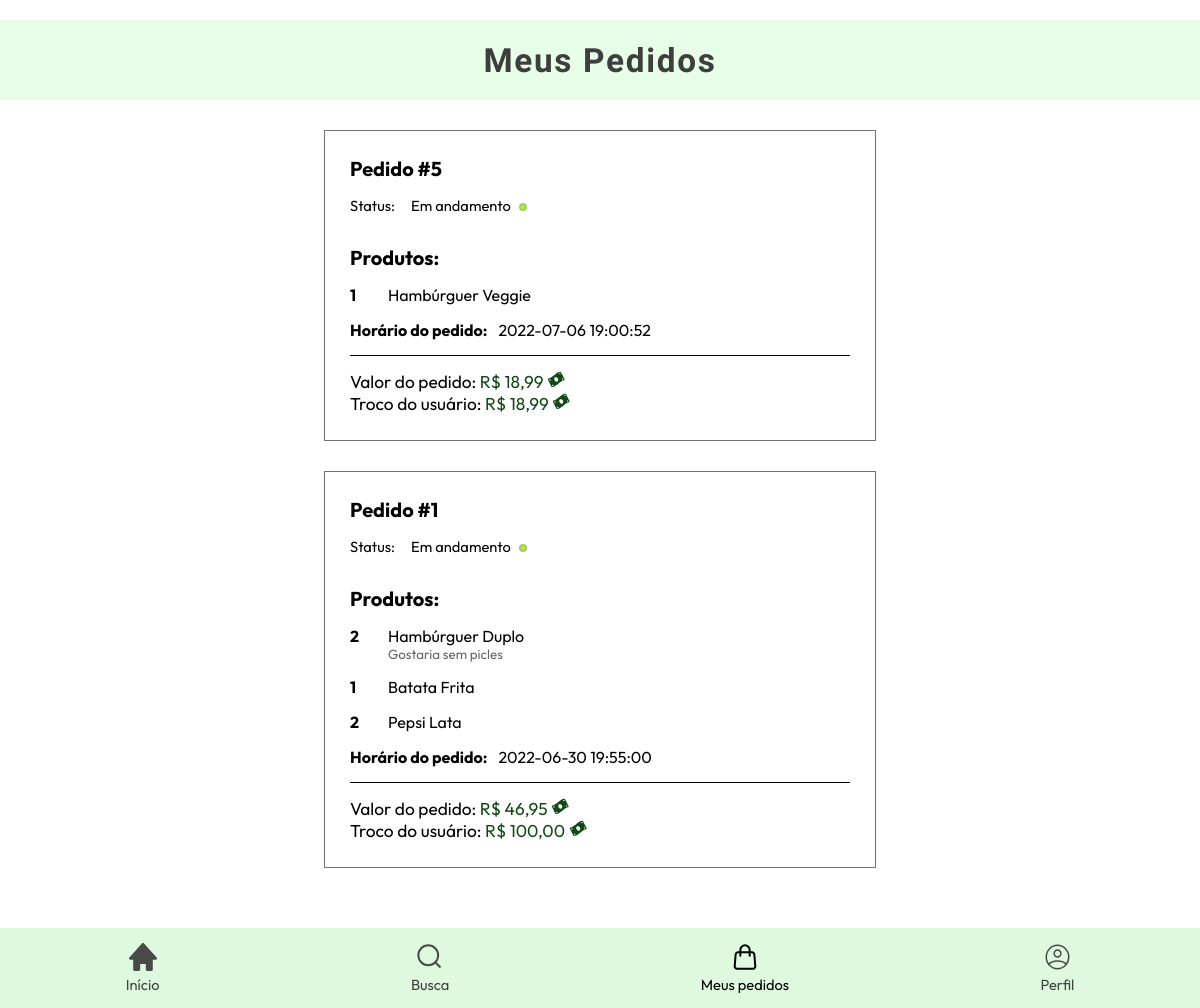
Screenshot of /screens/pages/pedidos.php (signed in) with the database file from the repository.
### tables this page shows
CREATE TABLE `pedido` (
  `id_pedido` int(11) NOT NULL,
  `id_usuario` int(11) NOT NULL,
  `custo_pedido` float NOT NULL,
  `troco_usuario` float DEFAULT NULL,
  `id_entregador` int(11) DEFAULT NULL,
  `concluido` tinyint(1) NOT NULL,
  `hora_pedido` timestamp NOT NULL DEFAULT current_timestamp(),
  `hora_entrega` timestamp NULL DEFAULT NULL
);

CREATE TABLE `itens_pedido` (
  `id_item_pedido` int(11) NOT NULL,
  `id_pedido` int(11) NOT NULL,
  `id_cardapio` int(11) NOT NULL,
  `observacao_pedido` varchar(100) DEFAULT NULL,
  `quantidade_produto` int(11) NOT NULL
);

CREATE TABLE `cardapio` (
  `id_cardapio` int(11) NOT NULL,
  `nome_produto` varchar(50) NOT NULL,
  `preco_produto` float NOT NULL,
  `descricao_produto` varchar(250) NOT NULL,
  `peso_produto` int(11) NOT NULL,
  `id_categoria` int(11) NOT NULL,
  `e_destaque` tinyint(1) NOT NULL
);

### screens/pages/pedidos.php (the view, shortened to what this page needs)
<?php
  require_once('../../dbconnect.php');
?>
<!DOCTYPE html>
<html lang="pt-br">
    <head>
        <link rel="stylesheet" href="../styles/styles.css">
    </head>
    <body>
        <main>
            <div id="meus-pedidos">Meus Pedidos</div>
            <div class="pedidos">
                <?php
                    $id_usuario = $_SESSION['user'];
                    $sql_pedidos = "SELECT id_pedido, custo_pedido, troco_usuario, concluido, hora_pedido, hora_entrega
                    FROM `pedido` WHERE id_usuario = $id_usuario
                    ORDER BY id_pedido DESC";
                    $query_pedidos = mysqli_query($conn, $sql_pedidos);
                    if (mysqli_num_rows($query_pedidos) == 0) {
                        echo '<div class="sem-pedidos">
                            <div id="pac-man">
                                <svg width="184" height="184" viewBox="0 0 184 184" fill="none" xmlns="http://www.w3.org/2000/svg">
                                    <circle cx="92" cy="92" r="92" fill="#BFEFBE"/>
                                    <path d="M88.7886 76.6945C85.1319 68.0676 78.5971 60.9755 70.2976 56.6266C61.9981 52.2777 52.4474 50.941 43.2729 52.8444C34.0983 54.7478 25.8676 59.7735 19.9831 67.0651C14.0986 74.3567 10.9244 83.4631 11.0014 92.8326C11.0783 102.202 14.4017 111.255 20.4052 118.449C26.4086 125.643 34.7208 130.533 43.9254 132.285C53.1299 134.038 62.6573 132.544 70.8843 128.06C79.1112 123.575 85.5287 116.377 89.0432 107.691L51.5 92.5L88.7886 76.6945Z" fill="#A0DB9F"/>
                                    <ellipse cx="101" cy="92.5" rx="9" ry="9.5" fill="#A0DB9F"/>
                                    <ellipse cx="166" cy="92.5" rx="9" ry="9.5" fill="#A0DB9F"/>
                                    <ellipse cx="133.5" cy="92.5" rx="8.5" ry="9.5" fill="#A0DB9F"/>
                                </svg>
                            </div>
                            <div id="pedir-meats">Bora pedir um MEATS?</div>
                            <div id="dinheiro">Dinheiro bem gasto é dinheiro gasto com comida!</div>
                        </div>';
                    } else {
                        while ($pedido = mysqli_fetch_assoc($query_pedidos)) {
                            $id_pedido = $pedido['id_pedido'];
                ?>
                <div class="pedido">
                    <h2>Pedido #<?php echo $id_pedido; ?></h2>
                    <p style="margin-bottom: 30px; font-size: 11pt;">Status: <span style="margin: 0 5px 0 13px;">
                        <?php
                            if ($pedido['concluido'] == 0) {
                                echo 'Em andamento</span>
                                    <svg width="8" height="8" viewBox="0 0 8 8" fill="none" xmlns="http://www.w3.org/2000/svg">
                                        <circle cx="4" cy="4" r="4" fill="#AACA51"/>
                                        <circle cx="4.0001" cy="3.99998" r="2.4" fill="#B5E05A"/>
                                    </svg>';
                            }
                        ?>
                    </p>
                    <h2>Produtos:</h2>
                    <?php
                        $sql_produtos = "SELECT observacao_pedido, quantidade_produto, cardapio.nome_produto FROM itens_pedido
                        INNER JOIN cardapio ON cardapio.id_cardapio = itens_pedido.id_cardapio
                        WHERE id_pedido = $id_pedido";
                        $query_produtos = mysqli_query($conn, $sql_produtos);
                        while ($produtos = mysqli_fetch_assoc($query_produtos)) {
                            echo '<div class="pedido-produtos">
                                <b style="width: 18px;">' . $produtos['quantidade_produto'] . '</b>
                                <div>
                                    <p>' . $produtos['nome_produto'] . '</p>
                                    <p class="observacao">' . $produtos['observacao_pedido'] . '</p>
                                </div>
                            </div>';
                        }
                    ?>
                    <b>Horário do pedido: </b><span id="horario"><?php echo $pedido['hora_pedido']?></span><br>
                    <div class="linha-pedido"></div>
                    <h3>Valor do pedido: <span class="valor_dinheiro" style="color: #124A15;">R$ <?php echo number_format($pedido['custo_pedido'], 2); ?></span>
                    </h3>
                    <h3>Troco do usuário: <span class="valor_dinheiro" style="color: #124A15;">R$ <?php echo number_format($pedido['troco_usuario'], 2); ?></span>
                    </h3>
                </div>
                <?php }}?>
            </div>
        </main>
    </body>
</html>

### screens/styles/styles.css (style rules this page uses)
* { padding: 0; margin: 0; }
main { width: 100%; margin-bottom: 20px; }
body { width: 100%; display: flex; justify-content: center; }
a { text-decoration: none; color: inherit; }
nav { width: 100%; position: fixed; bottom: 0; z-index: 1; user-select: none; background-color: #DFF9DE; display: flex; flex-direction: column; align-items: center; }
#navbar { width: 100%; height: 10vh; min-height: 50px; max-height: 100px; display: flex; justify-content: space-between; }
#list { display: flex; width: 100%; align-items: center; justify-content: space-around; }
#list li a { text-decoration: none; color: #414141; }
nav li { text-align: center; display: block; color: #494949; font-family: 'Outfit', sans-serif; font-size: 11pt; font-weight: 400; }
#meus-pedidos { height: 80px; width: 100%; background-color: #E7FFE7; margin-top: 20px; display: flex; justify-content: center; align-items: center; text-align: center; color: #3E3E3E; font-family: 'Raleway', sans-serif; font-weight: bold; font-size: 25pt; letter-spacing: 0.05em }
.pedidos { width: 100%; margin-bottom: 15vh; display: flex; flex-direction: column; align-items: center; }
.pedido { width: 75%; max-width: 500px; padding: 25px; margin: 30px 0 0 0; border: 1px solid #737373; }
.pedido h2 { margin-bottom: 15px; font-size: 15pt; }
.pedido-produtos { display: flex; }
.pedido-produtos div { display: block; margin: 0 0 15px 0; }
.pedido-produtos b { margin-right: 20px; }
.observacao { font-size: 10pt; line-height: 16px; color: #666666; }
#horario { margin-left: 8px; }
.pedido h3 { font-weight: 400; font-size: 13pt; }
.linha-pedido { width: 100%; height: 1px; background-color: #000; margin: 15px 0 15px 0; }

### screens/pages/pedidos.php (style rules this page uses)
main { display: flex; flex-direction: column; align-items: center; font-family: 'Outfit', sans-serif; }

### rows the page displays
pedido: id_pedido "5", concluido "Em andamento", hora_pedido "2022-07-06 19:00:52"
itens_pedido: quantidade_produto "1", id_cardapio.nome_produto "Hambúrguer Veggie"
pedido: id_pedido "1", concluido "Em andamento", hora_pedido "2022-06-30 19:55:00"
itens_pedido: quantidade_produto "2", id_cardapio.nome_produto "Hambúrguer Duplo", observacao_pedido "Gostaria sem picles"
itens_pedido: quantidade_produto "1", id_cardapio.nome_produto "Batata Frita"
itens_pedido: quantidade_produto "2", id_cardapio.nome_produto "Pepsi Lata"
